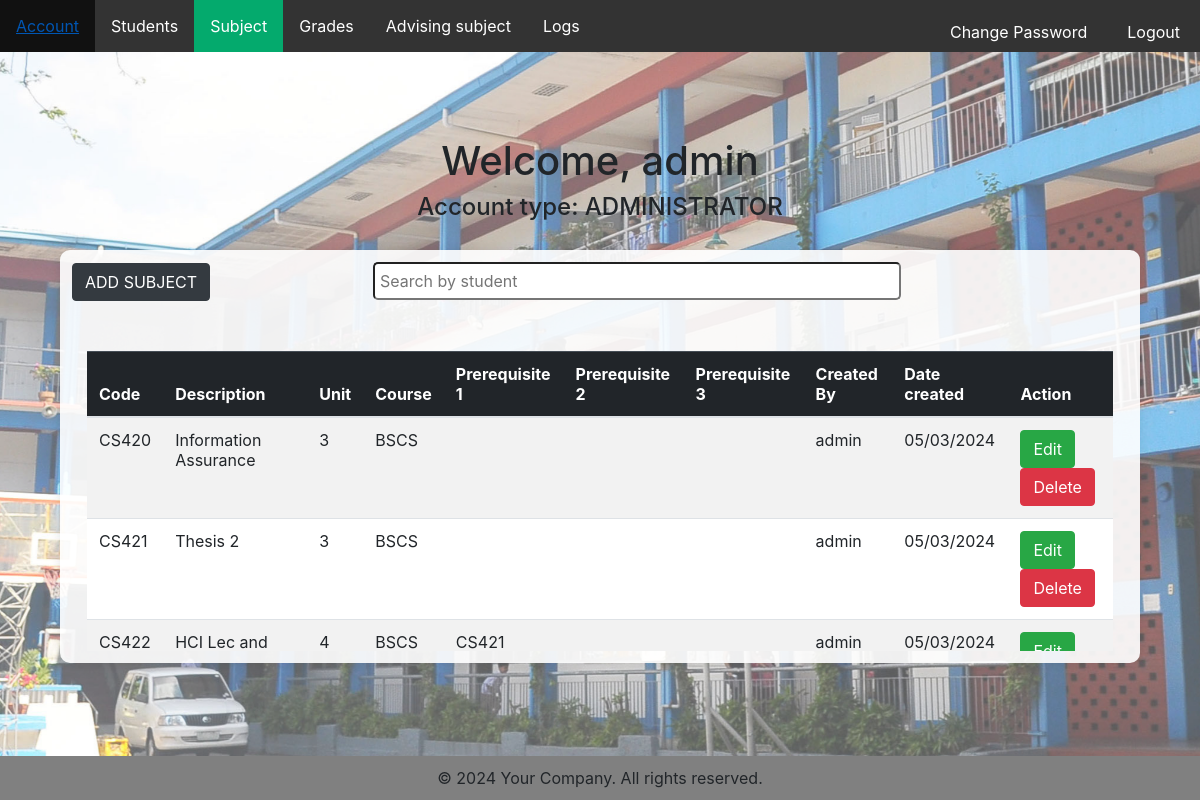
The page /subjects.php (signed in) on the database its author committed.
### tables this page shows
CREATE TABLE `tblsubjects` (
  `code` varchar(50) NOT NULL,
  `description` varchar(50) NOT NULL,
  `unit` varchar(20) NOT NULL,
  `course` varchar(50) NOT NULL,
  `prerequisite1` varchar(50) NOT NULL,
  `prerequisite2` varchar(50) NOT NULL,
  `prerequisite3` varchar(50) NOT NULL,
  `createdby` varchar(50) NOT NULL,
  `datecreated` varchar(50) NOT NULL
);

### subjects.php (the view, shortened to what this page needs)
<?php
    if(isset($_SESSION['usertype'])) {
        echo "<h1>Welcome, " . $_SESSION['username'] . "</h1>";
        echo "<h4>Account type: " . $_SESSION['usertype'] . "</h4>";
    }
    else {
        header("location: login.php");
        exit;
    }
?>
<!DOCTYPE html>
<html>
<head>
  <link href="https://cdn.jsdelivr.net/npm/bootstrap@5.3.0-alpha1/dist/css/bootstrap.min.css" rel="stylesheet">
</head>
<body>
<ul>
    <?php if($_SESSION['usertype'] !== 'REGISTRAR'): ?>
        <li><a href="Mainpanel.php">Account</a></li>
        <?php endif; ?>
        <li><a href="student.php">Students</a></li>
        <li><a class="active" href="#subject">Subject</a></li>
        <li><a  href="grades.php">Grades</a></li>
        <li><a href="advising.php">Advising subject</a></li>
        <li><a href="logs.php">Logs</a></li>
        <li class="right"><a href="login.php" id="logout" class="nav-button">Logout</a></li>
        <li class="right">
    <button id="changePasswordButton" class="nav-button changepass" value="<?php echo $_SESSION['username']; ?>">
        Change Password
    </button>
</li>
    </ul>
<!DOCTYPE html>
<html lang="en">
<head>
    <link rel="stylesheet" href="https://stackpath.bootstrapcdn.com/bootstrap/4.5.2/css/bootstrap.min.css">
</head>
<body>
<!DOCTYPE html>
<html lang="en">
<head>
    <link rel="stylesheet" href="https://stackpath.bootstrapcdn.com/bootstrap/4.5.2/css/bootstrap.min.css">
</head>
<body>
<div class="containers">
<div class="button-container">
    <button type="button" class="btn btn-dark" data-bs-toggle="modal" data-bs-target="#addsubject">
        ADD SUBJECT
    </button>
    <input type="text" id="searchInput" placeholder="Search by student">
</div>
<div class="container">
    <div class="table-responsive">
        <table id="myTable" class="table table-striped">
            <thead class="table-dark">
                <tr>
                    <th>Code</th>
                    <th>Description</th>
                    <th>Unit</th>
                    <th>Course</th>
                    <th>Prerequisite 1</th>
                    <th>Prerequisite 2</th>
                    <th>Prerequisite 3</th>
                    <th>Created By</th>
                    <th>Date created</th>
                    <th>Action</th>
                </tr>
            </thead>
            <tbody>
                <?php
                require_once "config.php";
                $sql = "SELECT * FROM tblsubjects";
                if($stmt = mysqli_prepare($link, $sql)) {
                    if(mysqli_stmt_execute($stmt)) {
                        $result = mysqli_stmt_get_result($stmt);
                        while($row = mysqli_fetch_array($result)) {
                            ?>
                            <tr>
                                <td><?= htmlspecialchars($row['code']) ?></td>
                                <td><?= htmlspecialchars($row['description']) ?></td>
                                <td><?= htmlspecialchars($row['unit']) ?></td>
                                <td><?= htmlspecialchars($row['course']) ?></td>
                                <td><?= htmlspecialchars($row['prerequisite1']) ?></td>
                                <td><?= htmlspecialchars($row['prerequisite2']) ?></td>
                                <td><?= htmlspecialchars($row['prerequisite3']) ?></td>
                                <td><?= htmlspecialchars($row['createdby']) ?></td>
                                <td><?= htmlspecialchars($row['datecreated']) ?></td>
                                <td>
                                    <button type="button" value="<?= htmlspecialchars($row['code']) ?>" class="editsubjects btn btn-success">Edit</button>
                                    <button type="button" value="<?= htmlspecialchars($row['code']) ?>" class="deletesubject btn btn-danger">Delete</button>
                                </td>
                            </tr>
                            <?php
                        }
                    } else {
                        echo "<tr><td colspan='9'>Error executing SQL statement</td></tr>";
                    }
                } else {
                    echo "<tr><td colspan='9'>Error preparing SQL statement</td></tr>";
                }
                ?>
            </tbody>
        </table>
    </div>
</div>
</div>
    <footer>
    &copy; 2024 Your Company. All rights reserved.
</footer>
</body>
</html>

### subjects.php (style rules this page uses)
body { display: flex; flex-direction: column; justify-content: center; align-items: center; min-height: 100vh; margin: 0; font-family: Arial, sans-serif; position: relative; overflow: hidden; }
body::before { content: ""; position: absolute; top: 0; left: 0; width: 100%; height: 100%; background: url('aubg2.jpg') no-repeat center center fixed; background-size: cover; opacity: 0.7; z-index: -1; }
#searchInput { width: 50%; padding: 5px; border-radius: 5px; margin: 0 auto; margin-left: 15%; }
.containers { background-color: rgba(255, 255, 255, 0.9); padding: 12px; box-shadow: 0 0 10px rgba(0, 0, 0, 0.1); border-radius: 10px; width: 90%; max-width: 1200px; margin-top: 20px; }
ul { list-style-type: none; margin: 0; padding: 0; overflow: hidden; background-color: #333; position: fixed; width: 100%; top: 0; }
li { float: left; }
.right { float: right; }
li a { display: block; color: white; text-align: center; padding: 14px 16px; text-decoration: none; }
.active { background-color: #04AA6D; }
footer { text-align: center; padding: 10px; background-color: gray; width: 100%; position: fixed; bottom: 0; z-index: 1; }
.button-container { margin-bottom: 20px; }
.container { margin-top: 50px; height: 300px; overflow-y: auto; }
.nav-button { background-color: #333; border: none; color: white; padding: 5px 20px; text-align: center; text-decoration: none; display: inline-block; font-size: 16px; margin-top: 15px; cursor: pointer; }

### rows shown on the page
tblsubjects: code "CS420", description "Information Assurance", unit "3", course "BSCS", createdby "admin", datecreated "05/03/2024"
tblsubjects: code "CS421", description "Thesis 2", unit "3", course "BSCS", createdby "admin", datecreated "05/03/2024"
tblsubjects: code "CS422", description "HCI Lec and…", unit "4", course "BSCS", prerequisite1 "CS421", createdby "admin", datecreated "05/03/2024"

### other values the page prints
$_SESSION['username'] "admin"
$_SESSION['usertype'] "ADMINISTRATOR"
